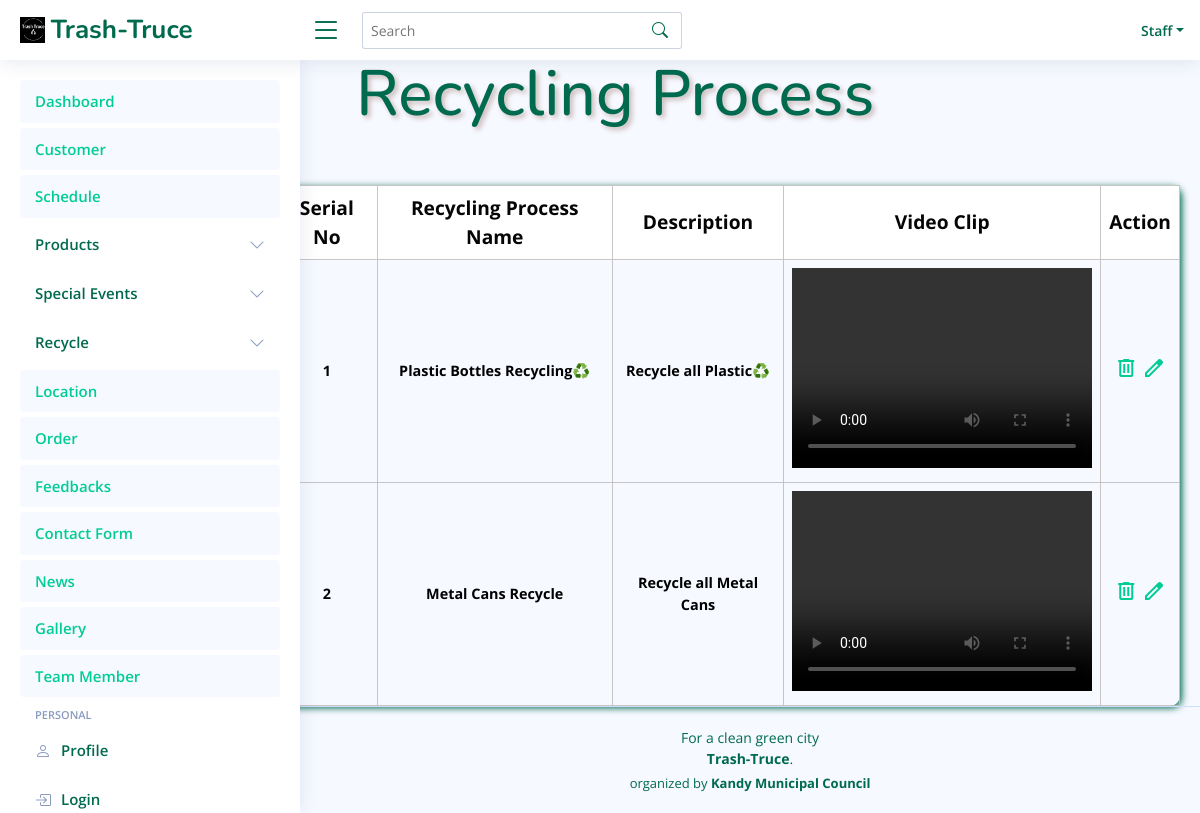
The page /staff_TrashTruce/Recycling.php (signed in) on the database its author committed.
### tables this page shows
CREATE TABLE `recycling_process` (
  `ID` int(11) NOT NULL,
  `Process_Name` text NOT NULL,
  `Process_Des` text NOT NULL,
  `Process_Vid` text NOT NULL
);

### FO/Recycle.php (called while the page is built, shortened)
<?php
class Recycle
{
public static function GetProcesses()
{
    try {
        $query = "SELECT `ID`, `Process_Name`, `Process_Des`, `Process_Vid` FROM `recycling_process`";
        $conn = Conn::GetConnection();
        $result = $conn->query($query);
        $Processes = array();
        foreach ($result->fetchAll() as $r) {
            $process = new Recycle();
            $process->pID= $r['ID'];
            $process->pname = $r['Process_Name'];
            $process->pdesc = $r['Process_Des'];
            $process->pvid = $r['Process_Vid'];
            array_push($Processes, $process);
        }
        return $Processes;
    } catch (Exception $th) {
        throw $th;
    }
}
}

### staff_TrashTruce/Recycling.php (the view, shortened to what this page needs)
<?php
include('../FO/Recycle.php');
if (isset($_GET['search']) && !empty($_GET['search'])) {
    $search = $_GET['search'];
    $processes = Recycle::SearchProcess($search);
} else {
    $processes = Recycle::GetProcesses();
}
?>
<!DOCTYPE html>
<html lang="en">
<head>
    <link rel="stylesheet" href="assets/css/View.css">
</head>
<body>
<div>
    <?php include "Header.php"; ?>
</div>
<div class="main">
    <div class="colorbar">
        <h1>Recycling Process</h1>
    </div>
    <div class="btnAll">
        <div class="btnAllDlt"><button class="btn10"><a href="AddRecycling.php">Add Recycling Process</a></button></div>
    </div>
    <div class="intro">
        <table>
            <tr>
                <th>Serial No</th>
                <th>Recycling Process Name</th>
                <th>Description</th>
                <th>Video Clip</th>
                <th>Action</th>
            </tr>
            <?php if (count($processes) > 0): ?>
                <?php foreach ($processes as $index => $process): ?>
                    <tr>
                        <td><?php echo $index + 1; ?></td>
                        <td><?php echo $process->pname; ?></td>
                        <td><?php echo $process->pdesc; ?></td>
                        <td><video src='../processVideos/<?php echo $process->pvid; ?>' width='300' height='200' controls></video></td>
                        <td>
                            <a href='deleteProcess.php?id=<?php echo $process->pID; ?>' onclick="return confirm('Are you sure you want to delete this Process?');"><span class='material-symbols-outlined'>delete</span></a>
                            <a href='EditRecycle.php?id=<?php echo $process->pID; ?>'><span class='material-symbols-outlined'>edit</span></a>
                        </td>
                    </tr>
                <?php endforeach; ?>
            <?php else: ?>
                <tr>
                    <td colspan="5">No Processes found.</td>
                </tr>
            <?php endif; ?>
        </table>
    </div>
</div>
<div>
</div>
</body>
</html>

### staff_TrashTruce/assets/css/View.css (style rules this page uses)
body { font-family: "Open Sans", sans-serif; background: #f6f9ff; color: #444444; }
.main { padding: 0; }
.colorbar h1 { color: #006A4E; font-family: "Nunito", sans-serif; padding: 20px; text-shadow: 3px 3px 5px rgb(204, 188, 188); margin-left: 50px; font-size: 4em; margin-left: 28%; margin-top: 3%; }
.intro { margin-top: 0px; margin-left: 23%; margin-right: 20px; }
table { width: 100%; border-collapse: collapse; color: rgb(5, 5, 5); border-radius: 10px; box-shadow: 2px 2px 7px #006A4E; border-radius: 10px; }
table th { border: 1px solid #c2bcbcdd; border-radius: 2px; padding: 8px; text-align: center; font-size: 1.2em; }
table td { border: 1px solid #c2bcbcdd; border-radius: 2px; padding: 8px; text-align: center; color: black; font-size: 0.9em; font-weight: bold; }
table th { background-color:white }
.btn10 { border: none; padding: 0; }

### staff_TrashTruce/assets/css/style.css (style rules this page uses)
:root { scroll-behavior: smooth; }
body { font-family: "Open Sans", sans-serif; background:#f6f9ff; color: #444444; }
a { color: #00cc96; text-decoration: none; }
h1, h2, h3, h4, h5, h6 { font-family: "Nunito", sans-serif; }
@media (min-width: 1200px) { #main, #footer { margin-left: 300px; } }
.footer { padding: 20px 0; font-size: 14px; transition: all 0.3s; border-top: 1px solid #cddfff; }
.footer .copyright { text-align: center; color: #006A4E; }
.footer .credits { padding-top: 5px; text-align: center; font-size: 13px; color: #006A4E; }

### rows shown on the page
recycling_process: Process_Name "Plastic Bottles Recycling♻️", Process_Des "Recycle all Plastic♻️"
recycling_process: Process_Name "Metal Cans Recycle", Process_Des "Recycle all Metal Cans"
